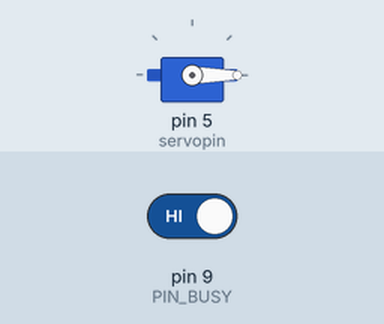
Recording of a sketch running on a simulated Arduino Uno, built with avr-gcc and run on an emulated ATmega328P. Shown: servo. Inputs (shaded band) come from the test bench; at power-on: pin 9 (PIN_BUSY) HIGH. What the sketch prints to the serial monitor is not drawn.

Above: at 2.7 s.
2.8 s: pin 9 (PIN_BUSY) driven HIGH
At 12.3 s:
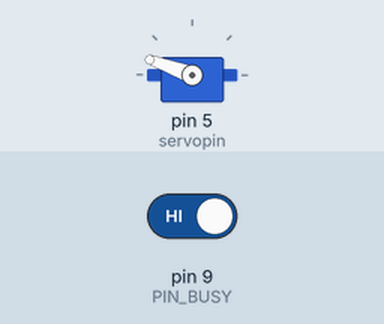
Timing chart, 0 to 25.5 s (numbered marks = the images above; inputs shaded):
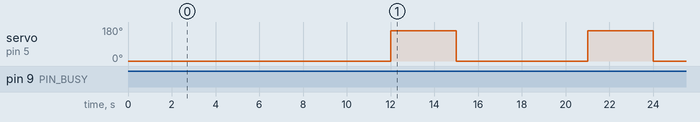

The sketch:

demo1.ino
```cpp
#include <SPI.h>
#include <MsTimer2.h>
#include <Servo.h>
#include <Wire.h>

#define PIN_SPI_MOSI 11
#define PIN_SPI_MISO 12
#define PIN_SPI_SCK 13
#define PIN_SPI_SS 10
#define PIN_BUSY 9

const int servopin = 5;
Servo myservo;

void setup()
{
  Serial.begin(9600);

  pinMode(PIN_SPI_MOSI, OUTPUT);
  pinMode(PIN_SPI_MISO, INPUT);
  pinMode(PIN_SPI_SCK, OUTPUT);
  pinMode(PIN_SPI_SS, OUTPUT);
  pinMode(PIN_BUSY, INPUT);

  SPI.begin();
  SPI.setDataMode(SPI_MODE3);
  SPI.setBitOrder(MSBFIRST);
  digitalWrite(PIN_SPI_SS, HIGH);

  Wire.begin();
  Wire.setClock(400000);

  L6470_resetdevice();
  L6470_setup();

  myservo.attach(servopin);
  myservo.write(160);

  MsTimer2::set(50, flash);
  MsTimer2::start();
}

void loop()
{
  myservo.write(0);
  delay(3000);
  L6470_goto(-1600 * 10);
  delay(5000);
  L6470_gohome();
  delay(4000);
  myservo.write(160);
  delay(3000);
  myservo.write(0);
  delay(3000);
  L6470_goto(-1600 * 4);
  delay(3000);
  myservo.write(160);
  delay(3000);
  L6470_gohome();
}
```

cmd.ino
```cpp
void L6470_setup() {
  L6470_setparam_acc(0x40);
  L6470_setparam_dec(0x40);
  L6470_setparam_maxspeed(0x40);
  L6470_setparam_minspeed(0x01);
  L6470_setparam_fsspd(0x3ff);
  L6470_setparam_kvalhold(0x50);
  L6470_setparam_kvalrun(0x50);
  L6470_setparam_kvalacc(0x50);
  L6470_setparam_kvaldec(0x50);
  L6470_setparam_stepmood(0x03);
}

void flash() {
  Serial.print("abs = ");
  Serial.print( L6470_getparam_abspos());
  Serial.print(":");
  Serial.print("spd = ");
  Serial.print( L6470_getparam_speed());
  Serial.println();
}

void L6470_setparam_abspos(long val) {
  L6470_transfer(0x01, 3, val);
}

void L6470_setparam_elpos(long val) {
  L6470_transfer(0x02, 2, val);
}

void L6470_setparam_mark(long val)
{
  L6470_transfer(0x03, 3, val);
}

void L6470_setparam_acc(long val) {
  L6470_transfer(0x05, 2, val);
}

void L6470_setparam_dec(long val) {
  L6470_transfer(0x06, 2, val);
}

void L6470_setparam_maxspeed(long val) {
  L6470_transfer(0x07, 2, val);
}

void L6470_setparam_minspeed(long val) {
  L6470_transfer(0x08, 2, val);
}

void L6470_setparam_fsspd(long val) {
  L6470_transfer(0x15, 2, val);
}

void L6470_setparam_kvalhold(long val) {
  L6470_transfer(0x09, 1, val);
}

void L6470_setparam_kvalrun(long val) {
  L6470_transfer(0x0a, 1, val);
}

void L6470_setparam_kvalacc(long val) {
  L6470_transfer(0x0b, 1, val);
}

void L6470_setparam_kvaldec(long val) {
  L6470_transfer(0x0c, 1, val);
}

void L6470_setparam_intspd(long val) {
  L6470_transfer(0x0d, 2, val);
}

void L6470_setparam_stslp(long val) {
  L6470_transfer(0x0e, 1, val);
}

void L6470_setparam_fnslpacc(long val) {
  L6470_transfer(0x0f, 1, val);
}

void L6470_setparam_fnslpdec(long val) {
  L6470_transfer(0x10, 1, val);
}

void L6470_setparam_ktherm(long val) {
  L6470_transfer(0x11, 1, val);
}

void L6470_setparam_ocdth(long val) {
  L6470_transfer(0x13, 1, val);
}

void L6470_setparam_stallth(long val) {
  L6470_transfer(0x14, 1, val);
}

void L6470_setparam_stepmood(long val) {
  L6470_transfer(0x16, 1, val);
}

void L6470_setparam_alareen(long val) {
  L6470_transfer(0x17, 1, val);
}

void L6470_setparam_config(long val) {
  L6470_transfer(0x18, 2, val);
}

long L6470_getparam_abspos() {
  return L6470_getparam(0x01, 3);
}

long L6470_getparam_elpos() {
  return L6470_getparam(0x02, 2);
}

long L6470_getparam_mark() {
  return L6470_getparam(0x03, 3);
}

long L6470_getparam_speed() {
  return L6470_getparam(0x04, 3);
}

long L6470_getparam_acc() {
  return L6470_getparam(0x05, 2);
}

long L6470_getparam_dec() {
  return L6470_getparam(0x06, 2);
}

long L6470_getparam_maxspeed() {
  return L6470_getparam(0x07, 2);
}

long L6470_getparam_minspeed() {
  return L6470_getparam(0x08, 2);
}

long L6470_getparam_fsspd() {
  return L6470_getparam(0x15, 2);
}

long L6470_getparam_kvalhold() {
  return L6470_getparam(0x09, 1);
}

long L6470_getparam_kvalrun() {
  return L6470_getparam(0x0a, 1);
}

long L6470_getparam_kvalacc() {
  return L6470_getparam(0x0b, 1);
}

long L6470_getparam_kvaldec() {
  return L6470_getparam(0x0c, 1);
}

long L6470_getparam_intspd() {
  return L6470_getparam(0x0d, 2);
}

long L6470_getparam_stslp() {
  return L6470_getparam(0x0e, 1);
}

long L6470_getparam_fnslpacc() {
  return L6470_getparam(0x0f, 1);
}

long L6470_getparam_fnslpdec() {
  return L6470_getparam(0x10, 1);
}

long L6470_getparam_ktherm() {
  return L6470_getparam(0x11, 1);
}

long L6470_getparam_adcout() {
  return L6470_getparam(0x12, 1);
}

long L6470_getparam_ocdth() {
  return L6470_getparam(0x13, 1);
}

long L6470_getparam_stallth() {
  return L6470_getparam(0x14, 1);
}

long L6470_getparam_stepmood() {
  return L6470_getparam(0x16, 1);
}

long L6470_getparam_alareen() {
  return L6470_getparam(0x17, 1);
}

long L6470_getparam_config() {
  return L6470_getparam(0x18, 2);
}

long L6470_getparam_status() {
  return L6470_getparam(0x19, 2);
}

void L6470_run(int dia, long spd) {
  if (dia == 1)
    L6470_transfer(0x51, 3, spd);
  else
    L6470_transfer(0x50, 3, spd);
}

void L6470_stepclock(int dia) {
  if (dia == 1)
    L6470_transfer(0x59, 0, 0);
  else
    L6470_transfer(0x58, 0, 0);
}

void L6470_move(int dia, long n_step) {
  if (dia == 1)
    L6470_transfer(0x41, 3, n_step);
  else
    L6470_transfer(0x40, 3, n_step);
}

void L6470_goto(long pos) {
  L6470_transfer(0x60, 3, pos);
}

void L6470_gotodia(int dia, int pos) {
  if (dia == 1)
    L6470_transfer(0x69, 3, pos);
  else
    L6470_transfer(0x68, 3, pos);
}

void L6470_gountil(int act, int dia, long spd) {
  if (act == 1)
    if (dia == 1)
      L6470_transfer(0x8b, 3, spd);
    else
      L6470_transfer(0x8a, 3, spd);
  else if (dia == 1)
    L6470_transfer(0x83, 3, spd);
  else
    L6470_transfer(0x82, 3, spd);
}

void L6470_relesesw(int act, int dia) {
  if (act == 1)
    if (dia == 1)
      L6470_transfer(0x9b, 0, 0);
    else
      L6470_transfer(0x9a, 0, 0);
  else if (dia == 1)
    L6470_transfer(0x93, 0, 0);
  else
    L6470_transfer(0x92, 0, 0);
}

void L6470_gohome() {
  L6470_transfer(0x70, 0, 0);
}

void L6470_gomark() {
  L6470_transfer(0x78, 0, 0);
}

void L6470_resetpos() {
  L6470_transfer(0xd8, 0, 0);
}

void L6470_resetdevice() {
  L6470_send_u(0x00);//nop命令
  L6470_send_u(0x00);
  L6470_send_u(0x00);
  L6470_send_u(0x00);
  L6470_send_u(0xc0);
}

void L6470_softstop() {
  L6470_transfer(0xb0, 0, 0);
}

void L6470_hardstop() {
  L6470_transfer(0xb8, 0, 0);
}

void L6470_softhiz() {
  L6470_transfer(0xa0, 0, 0);
}

void L6470_hardhiz() {
  L6470_transfer(0xa8, 0, 0);
}

long L6470_getstatus() {
  long val = 0;
  L6470_send_u(0xd0);
  for (int i = 0; i <= 1; i++) {
    val = val << 8;
    digitalWrite(PIN_SPI_SS, LOW);
    val = val | SPI.transfer(0x00);
    digitalWrite(PIN_SPI_SS, HIGH);
  }
  return val;
}

void L6470_transfer(int add, int bytes, long val) {
  int data[3];
  L6470_send(add);
  for (int i = 0; i <= bytes - 1; i++) {
    data[i] = val & 0xff;
    val = val >> 8;
  }
  if (bytes == 3) {
    L6470_send(data[2]);
  }
  if (bytes >= 2) {
    L6470_send(data[1]);
  }
  if (bytes >= 1) {
    L6470_send(data[0]);
  }
}

void L6470_send(unsigned char add_or_val) {
  while (!digitalRead(PIN_BUSY)) {
  } //BUSYが解除されるまで待機
  digitalWrite(PIN_SPI_SS, LOW);
  SPI.transfer(add_or_val);
  digitalWrite(PIN_SPI_SS, HIGH);
}

void L6470_send_u(unsigned char add_or_val) {
  digitalWrite(PIN_SPI_SS, LOW);
  SPI.transfer(add_or_val);
  digitalWrite(PIN_SPI_SS, HIGH);
}

void L6470_busydelay(long time) {
  while (!digitalRead(PIN_BUSY)) {
  }
  delay(time);
}

long L6470_getparam(int add, int bytes) {
  long val = 0;
  int send_add = add | 0x20;
  L6470_send_u(send_add);
  for (int i = 0; i <= bytes - 1; i++) {
    val = val << 8;
    digitalWrite(PIN_SPI_SS, LOW);
    val = val | SPI.transfer(0x00);
    digitalWrite(PIN_SPI_SS, HIGH);
  }
  return val;
}
```

Measured:
- by itself, servo on pin 5 (servopin): alternates 160° for 3.0 s and 0° for 6.0 s
